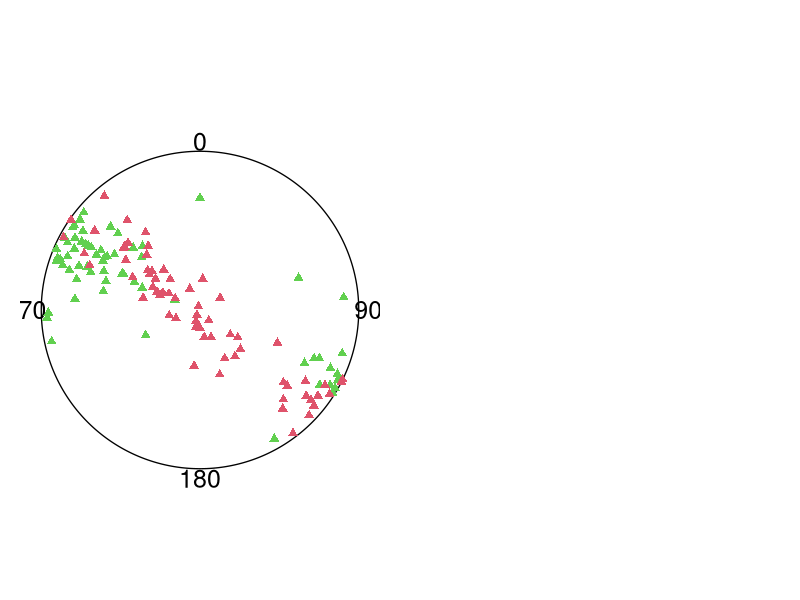

The R source for this figure: (Note: this script raises an error after producing the figure.)
library(circular)

s <- read.table("beddip.txt", header = FALSE)
names(s) <- c("DIP", "DIR", "group")

A <- subset(s, group == "A")
B <- subset(s, group == "B")

pole_from_plane <- function(dip, dir) {
  plunge  <- 90 - dip
  azimuth <- (dir + 180) %% 360
  data.frame(plunge = plunge, azimuth = azimuth)
}

Ap <- pole_from_plane(A$DIP, A$DIR)
Bp <- pole_from_plane(B$DIP, B$DIR)

# Equal-area projection

pole_xy <- function(plunge, azimuth) {
  p <- plunge * pi / 180
  a <- azimuth * pi / 180

  r <- sqrt(2) * sin((pi/2 - p)/2)
  x <- r * sin(a)
  y <- r * cos(a)

  data.frame(x = x, y = y)
}

pA <- pole_xy(Ap$plunge, Ap$azimuth)
pB <- pole_xy(Bp$plunge, Bp$azimuth)

par(mfrow = c(1,2))
par(mar = c(1,1,2,1))
plot(NA, NA,
     xlim = c(-1.05, 1.05), ylim = c(-1.05, 1.05),
     asp = 1, axes = FALSE, xlab = "", ylab = "", main = "")

th <- seq(0, 2*pi, length.out = 400)
lines(cos(th), sin(th), lwd = 1.3)

text(0, 1.06, "0", cex=1.5)
text(1.06, 0, "90", cex=1.5)
text(0, -1.06, "180", cex=1.5)
text(-1.1, 0, "270", cex=1.5)

points(pA$x, pA$y, pch = 17, col = 3)
points(pB$x, pB$y, pch = 17, col = 2)


#Plot data on the circle

par(mar = c(1,1,2,1))
plot(circular(t1),col=2,pch=17,cex=1.3, axes=FALSE)
xt0 <- 1.02*cos(t0) 
yt0 <- 1.02*sin(t0)
points(xt0, yt0, pch = 17, cex = 1.3, col = 3)
angles <- c(0, pi/2, pi, 3*pi/2)
labels <- c(0, 90, 180, 270)

r <- 1.08
x <- r * sin(angles)
y <- r * cos(angles)
text(x, y, labels, cex=1.5)
